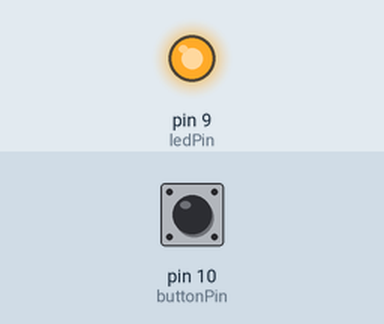
Bench run of a sketch on a simulated Arduino Uno, built with avr-gcc and run on an emulated ATmega328P. Parts: output pins drawn as LEDs (lit = HIGH). The test bench sets the inputs (shaded band); at power-on: pin 10 (buttonPin) LOW.

Above: at 1.2 s.
1.3 s: pin 10 (buttonPin) pulled HIGH for 0.15 s
At 1.8 s:
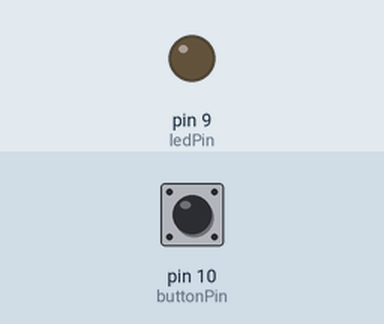
2.9 s: pin 10 (buttonPin) pulled HIGH for 1 s
At 4.2 s:
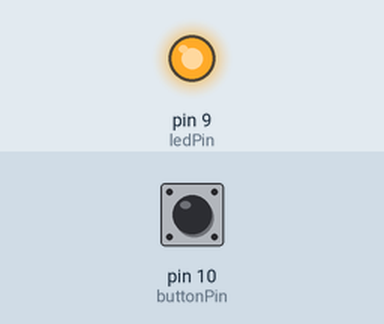
5.4 s: pin 10 (buttonPin) pulled HIGH for 3.2 s
At 6.2 s:
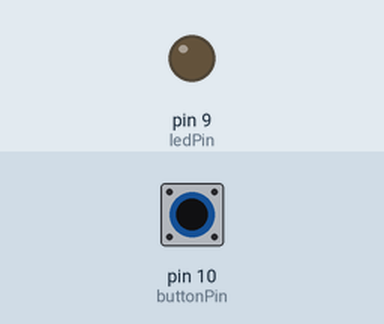
Timing chart, 0 to 8.4 s (numbered marks = the images above; inputs shaded):
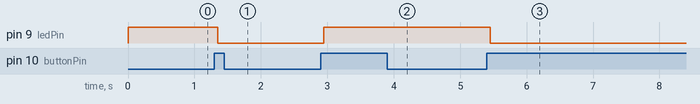

Measured:
- after the input at 1.3 s, pin 9 (ledPin): HIGH → LOW after 0.05 s
- after the input at 2.9 s, pin 9 (ledPin): LOW → HIGH after 0.05 s
- after the input at 5.4 s, pin 9 (ledPin): HIGH → LOW after 0.05 s

The sketch:

Debounce.ino
```cpp
/*
 Sacar falsos positivos de un pulsador
*/
const int buttonPin = 10;
const int ledPin = 9;

// Variables :
int ledState = HIGH;         // estado de led
int buttonState;             // estado del boton
int lastButtonState = LOW;   // estado previo del boton

long lastDebounceTime = 0;
long debounceDelay = 50;

void setup() {
  pinMode(buttonPin, INPUT);
  pinMode(ledPin, OUTPUT);
  digitalWrite(ledPin, ledState);
}

void loop() {
  int reading = digitalRead(buttonPin);
  if (reading != lastButtonState) {
    lastDebounceTime = millis();
  }
  if ((millis() - lastDebounceTime) > debounceDelay) {
    if (reading != buttonState) {
      buttonState = reading;
      if (buttonState == HIGH) {
        ledState = !ledState;
      }
    }
  }
  digitalWrite(ledPin, ledState);
  lastButtonState = reading;
}
```
